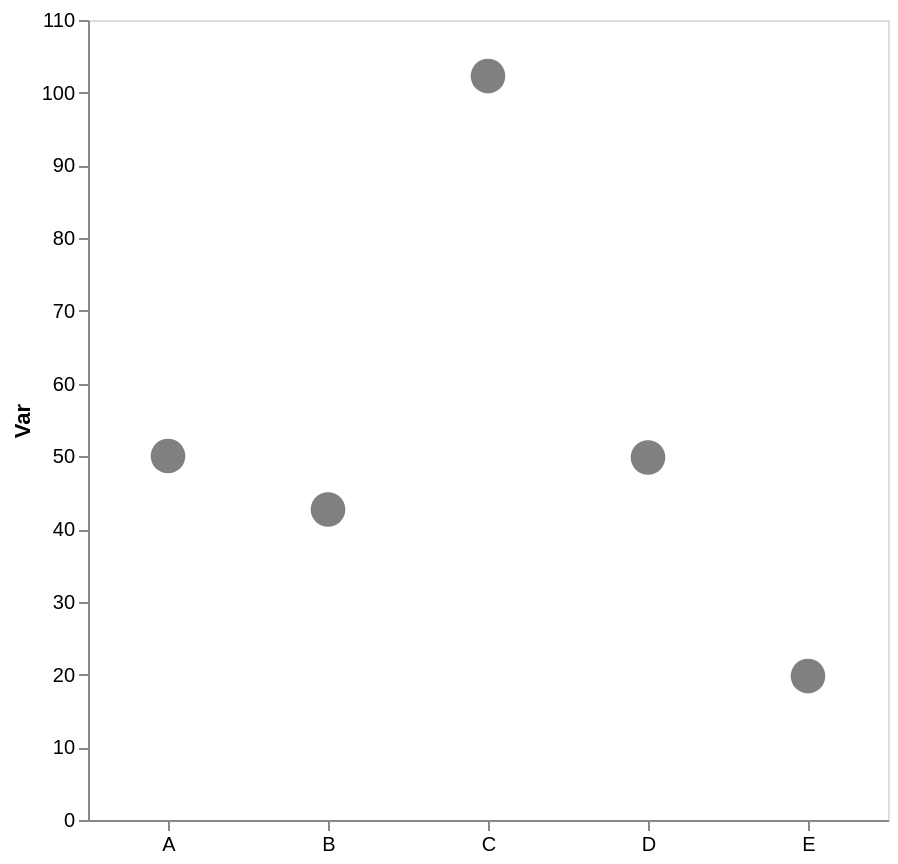

Vega-Lite specification for this chart:
### Vega-Lite specification from a JSON file in a GitHub repository (floating-point values rounded to 4 significant figures)
{"config": {"view": {"continuousWidth": 300, "continuousHeight": 300}, "axis": {"grid": false}, "bar": {"color": "gray"}}, "data": {"name": "data-45698888463ffa152dad146fce410646"}, "mark": {"type": "point", "color": "gray", "filled": true, "size": 300}, "encoding": {"x": {"axis": {"labelAngle": 0, "title": null}, "field": "cat", "type": "nominal"}, "y": {"aggregate": "mean", "axis": {"title": "Var"}, "field": "var1", "type": "quantitative"}}, "height": 400, "width": 400, "$schema": "https://vega.github.io/schema/vega-lite/v5.17.0.json", "datasets": {"data-45698888463ffa152dad146fce410646": [{"cat": "B", "var1": 45.4, "var2": 54.62}, {"cat": "A", "var1": 57.17, "var2": 43.63}, {"cat": "C", "var1": 91.3, "var2": 44.63}, {"cat": "C", "var1": 110.0, "var2": 50.68}, {"cat": "D", "var1": 51.06, "var2": 47.31}, {"cat": "A", "var1": 51.95, "var2": 41.44}, {"cat": "C", "var1": 107.5, "var2": 60.56}, {"cat": "D", "var1": 48.64, "var2": 60.33}, {"cat": "E", "var1": 19.78, "var2": 42.75}, {"cat": "A", "var1": 41.02, "var2": 50.8}, {"cat": "C", "var1": 100.4, "var2": 53.12}, {"cat": "B", "var1": 40.0, "var2": 61.71}]}}
